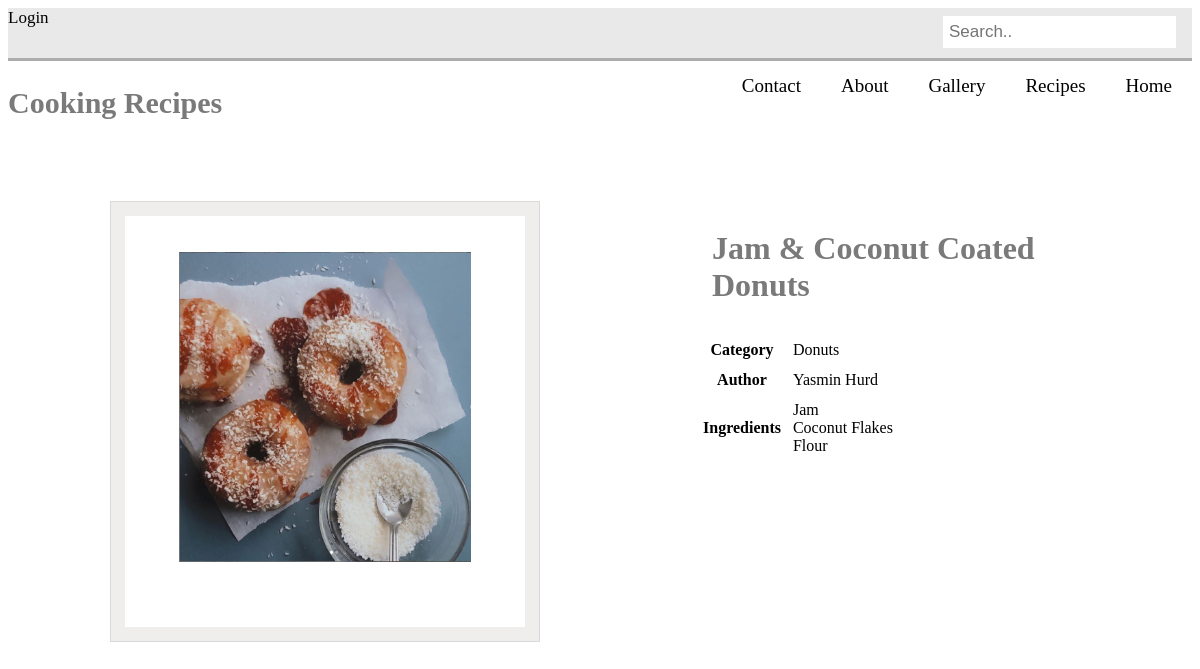
Screenshot of /details.php?id=0 with the database file from the repository.
### tables this page shows
CREATE TABLE `recipes` (
  `recipeID` int(11) NOT NULL,
  `recipe_name` text NOT NULL,
  `author` text NOT NULL,
  `img` text DEFAULT NULL,
  `ingredients` mediumtext DEFAULT NULL,
  `author_id` int(11) NOT NULL
);

CREATE TABLE `category` (
  `categoryID` int(11) NOT NULL,
  `category` text NOT NULL
);

### inc/functions.php (called while the page is built, shortened)
<?php
function full_catalog_array(){
    include("admin/inc/db.php");
    try {
        $results = $pdo->query("SELECT category, recipe_name, author, img, ingredients FROM recipes INNER JOIN category, recipecategory WHERE recipes.recipeID = recipecategory.recipeid AND category.categoryID = recipecategory.categoryid");
    }catch(Exception $e){
        echo "Unable to retrieve results";
    }
    $catalog_array = ($results->fetchAll(PDO::FETCH_ASSOC));
    return $catalog_array;
}

### details.php (the view, shortened to what this page needs)
<?php
include("inc/functions.php");
$catalog_array = full_catalog_array();
if(isset($_GET["id"])){
    $id = $_GET["id"];
    if(isset($catalog_array[$id])){
        $item =$catalog_array[$id];
    }
}
include("header.php");
?>
<div class = "section page">
    <div class ="wrapper">
        <div class ="media-picture">
        <span>
        <img src="<?php echo $item["img"];?> " alt="<?php echo $item["recipe_name"];?>">
        </span>
        </div>
    </div>
    <div class= "media-details">
        <h1><?php echo $item["recipe_name"];?></h1>
        <table>
            <tr>
                <th>Category</th>
                <td><?php echo $item["category"];?></td>
            </tr>
            <tr>
                <th>Author</th>
                <td><?php echo $item["author"];?></td>
            </tr>
            <tr>
                <th>Ingredients</th>
                <td><?php echo $item["ingredients"];?></td>
            </tr>
    </div>
</div>

### css/stylesheet.css (style rules this page uses)
.wrapper { width: 980px; margin: 0 auto; }
.media-picture { float: left; width: 400px; text-align: center; border: 1px solid #d9d9d9; padding: 14px; background: #f0eeed; }
.media-picture span { background: white; display: block; width: 100%; padding: 36px 0 61px; }
.media-picture img { width: 292px; }
.media-details { width: 460px; float:right; margin: 0px 36px; }
td,th { padding: 5px 5px; }
.section { margin:0; padding-top: 56px; }
h1 { color: #7a7a7a; padding: 8px 16px; }

### rows the page displays
recipes: img (picture), recipe_name "Jam & Coconut Coated Donuts", author "Yasmin Hurd", ingredients "Jam Coconut Flakes Flour"
category: category "Donuts"
